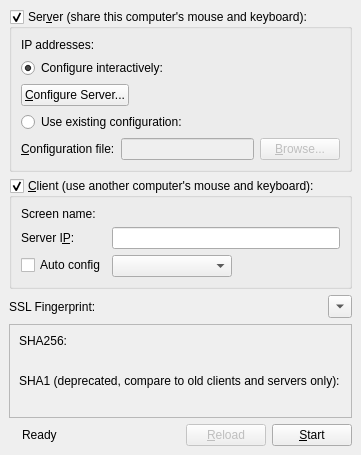
<?xml version="1.0" encoding="UTF-8"?>
<ui version="4.0">
 <class>MainWindow</class>
 <widget class="QMainWindow" name="MainWindow">
  <property name="sizePolicy">
   <sizepolicy hsizetype="Fixed" vsizetype="Fixed">
    <horstretch>0</horstretch>
    <verstretch>0</verstretch>
   </sizepolicy>
  </property>
  <property name="windowTitle">
   <string>InputLeap</string>
  </property>
  <widget class="QWidget" name="centralwidget">
   <layout class="QVBoxLayout" name="verticalLayout_2">
    <property name="sizeConstraint">
     <enum>QLayout::SetFixedSize</enum>
    </property>
    <item>
     <widget class="QGroupBox" name="m_pGroupServer">
      <property name="sizePolicy">
       <sizepolicy hsizetype="Preferred" vsizetype="Preferred">
        <horstretch>0</horstretch>
        <verstretch>0</verstretch>
       </sizepolicy>
      </property>
      <property name="title">
       <string>Ser&amp;ver (share this computer's mouse and keyboard):</string>
      </property>
      <property name="checkable">
       <bool>true</bool>
      </property>
      <property name="checked">
       <bool>true</bool>
      </property>
      <layout class="QVBoxLayout">
       <item>
        <layout class="QFormLayout" name="formLayout">
         <property name="fieldGrowthPolicy">
          <enum>QFormLayout::AllNonFixedFieldsGrow</enum>
         </property>
         <item row="0" column="0">
          <widget class="QLabel" name="label_2">
           <property name="text">
            <string>IP addresses:</string>
           </property>
          </widget>
         </item>
         <item row="0" column="1">
          <widget class="QLabel" name="m_pLabelIpAddresses">
           <property name="text">
            <string notr="true"/>
           </property>
          </widget>
         </item>
        </layout>
       </item>
       <item>
        <widget class="QRadioButton" name="m_pRadioInternalConfig">
         <property name="text">
          <string>Configure interactively:</string>
         </property>
         <property name="checked">
          <bool>true</bool>
         </property>
        </widget>
       </item>
       <item>
        <layout class="QHBoxLayout" name="horizontalLayout_4">
         <item>
          <widget class="QPushButton" name="m_pButtonConfigureServer">
           <property name="text">
            <string>&amp;Configure Server...</string>
           </property>
          </widget>
         </item>
         <item>
          <spacer>
           <property name="orientation">
            <enum>Qt::Horizontal</enum>
           </property>
           <property name="sizeHint" stdset="0">
            <size>
             <width>40</width>
             <height>20</height>
            </size>
           </property>
          </spacer>
         </item>
        </layout>
       </item>
       <item>
        <widget class="QRadioButton" name="m_pRadioExternalConfig">
         <property name="text">
          <string>Use existing configuration:</string>
         </property>
        </widget>
       </item>
       <item>
        <layout class="QHBoxLayout">
         <item>
          <widget class="QLabel" name="m_pLabelConfigurationFile">
           <property name="text">
            <string>&amp;Configuration file:</string>
           </property>
           <property name="buddy">
            <cstring>m_pLineEditConfigFile</cstring>
           </property>
          </widget>
         </item>
         <item>
          <widget class="QLineEdit" name="m_pLineEditConfigFile">
           <property name="enabled">
            <bool>false</bool>
           </property>
          </widget>
         </item>
         <item>
          <widget class="QPushButton" name="m_pButtonBrowseConfigFile">
           <property name="enabled">
            <bool>false</bool>
           </property>
           <property name="text">
            <string>&amp;Browse...</string>
           </property>
          </widget>
         </item>
        </layout>
       </item>
      </layout>
     </widget>
    </item>
    <item>
     <widget class="QGroupBox" name="m_pGroupClient">
      <property name="sizePolicy">
       <sizepolicy hsizetype="Preferred" vsizetype="Preferred">
        <horstretch>0</horstretch>
        <verstretch>0</verstretch>
       </sizepolicy>
      </property>
      <property name="title">
       <string>&amp;Client (use another computer's mouse and keyboard):</string>
      </property>
      <property name="checkable">
       <bool>true</bool>
      </property>
      <property name="checked">
       <bool>true</bool>
      </property>
      <layout class="QFormLayout" name="formLayout_3">
       <property name="fieldGrowthPolicy">
        <enum>QFormLayout::AllNonFixedFieldsGrow</enum>
       </property>
       <item row="0" column="0">
        <widget class="QLabel" name="label_5">
         <property name="text">
          <string>Screen name:</string>
         </property>
        </widget>
       </item>
       <item row="0" column="1">
        <widget class="QLabel" name="m_pLabelScreenName">
         <property name="text">
          <string notr="true"/>
         </property>
        </widget>
       </item>
       <item row="2" column="0">
        <widget class="QLabel" name="m_pLabelServerName">
         <property name="text">
          <string>Server I&amp;P:</string>
         </property>
         <property name="buddy">
          <cstring>m_pLineEditHostname</cstring>
         </property>
        </widget>
       </item>
       <item row="2" column="1">
        <widget class="QLineEdit" name="m_pLineEditHostname"/>
       </item>
       <item row="3" column="0">
        <widget class="QCheckBox" name="m_pCheckBoxAutoConfig">
         <property name="text">
          <string>Auto config</string>
         </property>
        </widget>
       </item>
       <item row="3" column="1">
        <widget class="QComboBox" name="m_pComboServerList">
         <property name="sizePolicy">
          <sizepolicy hsizetype="Maximum" vsizetype="Preferred">
           <horstretch>0</horstretch>
           <verstretch>0</verstretch>
          </sizepolicy>
         </property>
         <property name="minimumSize">
          <size>
           <width>120</width>
           <height>0</height>
          </size>
         </property>
        </widget>
       </item>
      </layout>
     </widget>
    </item>
    <item>
     <layout class="QHBoxLayout" name="horizontalLayout_3">
      <item>
       <widget class="QLabel" name="m_pLabelFingerprint">
        <property name="sizePolicy">
         <sizepolicy hsizetype="Maximum" vsizetype="Preferred">
          <horstretch>0</horstretch>
          <verstretch>0</verstretch>
         </sizepolicy>
        </property>
        <property name="text">
         <string>SSL Fingerprint:</string>
        </property>
       </widget>
      </item>
      <item>
       <widget class="QLabel" name="m_pLabelLocalFingerprint">
        <property name="text">
         <string/>
        </property>
        <property name="textFormat">
         <enum>Qt::PlainText</enum>
        </property>
       </widget>
      </item>
      <item>
       <widget class="QToolButton" name="toolbutton_show_fingerprint">
        <property name="text">
         <string>...</string>
        </property>
        <property name="arrowType">
         <enum>Qt::DownArrow</enum>
        </property>
       </widget>
      </item>
     </layout>
    </item>
    <item>
     <widget class="QFrame" name="frame_fingerprint_details">
      <property name="frameShape">
       <enum>QFrame::StyledPanel</enum>
      </property>
      <property name="frameShadow">
       <enum>QFrame::Raised</enum>
      </property>
      <layout class="QGridLayout" name="gridLayout">
       <property name="sizeConstraint">
        <enum>QLayout::SetMinimumSize</enum>
       </property>
       <item row="1" column="1">
        <widget class="QLabel" name="label_sha256_randomart">
         <property name="font">
          <font>
           <family>Courier</family>
          </font>
         </property>
         <property name="text">
          <string/>
         </property>
         <property name="textInteractionFlags">
          <set>Qt::LinksAccessibleByMouse|Qt::TextSelectableByMouse</set>
         </property>
        </widget>
       </item>
       <item row="2" column="0" colspan="2">
        <widget class="QLabel" name="label_sha1">
         <property name="text">
          <string>SHA1 (deprecated, compare to old clients and servers only):</string>
         </property>
        </widget>
       </item>
       <item row="3" column="0" colspan="2">
        <widget class="QLabel" name="label_sha1_fingerprint_full">
         <property name="text">
          <string/>
         </property>
         <property name="textInteractionFlags">
          <set>Qt::LinksAccessibleByMouse|Qt::TextSelectableByMouse</set>
         </property>
        </widget>
       </item>
       <item row="0" column="0" colspan="2">
        <widget class="QLabel" name="label_sha256">
         <property name="text">
          <string>SHA256:</string>
         </property>
        </widget>
       </item>
       <item row="1" column="0">
        <widget class="QLabel" name="label_sha256_fingerprint_full">
         <property name="text">
          <string/>
         </property>
         <property name="textInteractionFlags">
          <set>Qt::LinksAccessibleByMouse|Qt::TextSelectableByMouse</set>
         </property>
        </widget>
       </item>
      </layout>
     </widget>
    </item>
    <item>
     <layout class="QHBoxLayout" name="horizontalLayout">
      <property name="sizeConstraint">
       <enum>QLayout::SetDefaultConstraint</enum>
      </property>
      <item>
       <widget class="QLabel" name="m_pLabelPadlock">
        <property name="enabled">
         <bool>true</bool>
        </property>
        <property name="text">
         <string/>
        </property>
       </widget>
      </item>
      <item>
       <widget class="QLabel" name="m_pStatusLabel">
        <property name="text">
         <string>Ready</string>
        </property>
       </widget>
      </item>
      <item>
       <spacer name="spacer">
        <property name="orientation">
         <enum>Qt::Horizontal</enum>
        </property>
        <property name="sizeHint" stdset="0">
         <size>
          <width>40</width>
          <height>20</height>
         </size>
        </property>
       </spacer>
      </item>
      <item>
       <widget class="QPushButton" name="m_pButtonReload">
        <property name="enabled">
         <bool>false</bool>
        </property>
        <property name="text">
         <string>&amp;Reload</string>
        </property>
       </widget>
      </item>
      <item>
       <widget class="QPushButton" name="m_pButtonToggleStart">
        <property name="text">
         <string>&amp;Start</string>
        </property>
       </widget>
      </item>
     </layout>
    </item>
   </layout>
  </widget>
  <action name="m_pActionAbout">
   <property name="text">
    <string>&amp;About InputLeap...</string>
   </property>
   <property name="shortcut">
    <string notr="true"/>
   </property>
   <property name="menuRole">
    <enum>QAction::AboutRole</enum>
   </property>
  </action>
  <action name="m_pActionQuit">
   <property name="text">
    <string>&amp;Quit</string>
   </property>
   <property name="statusTip">
    <string>Quit</string>
   </property>
   <property name="shortcut">
    <string notr="true">Ctrl+Q</string>
   </property>
   <property name="menuRole">
    <enum>QAction::QuitRole</enum>
   </property>
  </action>
  <action name="m_pActionStartCmdApp">
   <property name="text">
    <string>&amp;Start</string>
   </property>
   <property name="statusTip">
    <string>Run</string>
   </property>
   <property name="shortcut">
    <string notr="true">Ctrl+S</string>
   </property>
  </action>
  <action name="m_pActionStopCmdApp">
   <property name="enabled">
    <bool>false</bool>
   </property>
   <property name="text">
    <string>S&amp;top</string>
   </property>
   <property name="statusTip">
    <string>Stop</string>
   </property>
   <property name="shortcut">
    <string notr="true">Ctrl+T</string>
   </property>
  </action>
  <action name="m_pActionMinimize">
   <property name="text">
    <string>&amp;Hide</string>
   </property>
   <property name="toolTip">
    <string>Hide</string>
   </property>
   <property name="shortcut">
    <string notr="true">F5</string>
   </property>
  </action>
  <action name="m_pActionRestore">
   <property name="text">
    <string>&amp;Show</string>
   </property>
   <property name="toolTip">
    <string>Show</string>
   </property>
   <property name="shortcut">
    <string notr="true"/>
   </property>
  </action>
  <action name="m_pActionSave">
   <property name="text">
    <string>S&amp;ave configuration</string>
   </property>
   <property name="statusTip">
    <string>Save the interactively generated server configuration to a file.</string>
   </property>
   <property name="shortcut">
    <string notr="true">Ctrl+Alt+S</string>
   </property>
  </action>
  <action name="m_pActionSettings">
   <property name="text">
    <string>Change &amp;Settings</string>
   </property>
   <property name="statusTip">
    <string>Edit settings</string>
   </property>
   <property name="shortcut">
    <string notr="true">F4</string>
   </property>
   <property name="menuRole">
    <enum>QAction::PreferencesRole</enum>
   </property>
  </action>
  <action name="m_pActionShowLog">
   <property name="text">
    <string>Show &amp;Log</string>
   </property>
   <property name="toolTip">
    <string>Show Log</string>
   </property>
   <property name="shortcut">
    <string notr="true">F2</string>
   </property>
  </action>
    <action name="m_pActionSendFile">
     <property name="text">
        <string>Send &amp;File...</string>
     </property>
     <property name="toolTip">
        <string>Select a file to upload via configured endpoint</string>
     </property>
     <property name="shortcut">
        <string notr="true"/>
     </property>
    </action>
  <action name="m_pActionReload">
   <property name="text">
    <string>&amp;Reload</string>
   </property>
   <property name="toolTip">
    <string>Reload app</string>
   </property>
   <property name="shortcut">
    <string notr="true"/>
   </property>
  </action>
 </widget>
 <resources>
  <include location="../res/InputLeap.qrc"/>
 </resources>
 <connections>
  <connection>
   <sender>m_pRadioExternalConfig</sender>
   <signal>toggled(bool)</signal>
   <receiver>m_pLineEditConfigFile</receiver>
   <slot>setEnabled(bool)</slot>
   <hints>
    <hint type="sourcelabel">
     <x>156</x>
     <y>179</y>
    </hint>
    <hint type="destinationlabel">
     <x>169</x>
     <y>209</y>
    </hint>
   </hints>
  </connection>
  <connection>
   <sender>m_pRadioExternalConfig</sender>
   <signal>toggled(bool)</signal>
   <receiver>m_pButtonBrowseConfigFile</receiver>
   <slot>setEnabled(bool)</slot>
   <hints>
    <hint type="sourcelabel">
     <x>353</x>
     <y>182</y>
    </hint>
    <hint type="destinationlabel">
     <x>356</x>
     <y>211</y>
    </hint>
   </hints>
  </connection>
  <connection>
   <sender>m_pRadioInternalConfig</sender>
   <signal>toggled(bool)</signal>
   <receiver>m_pButtonConfigureServer</receiver>
   <slot>setEnabled(bool)</slot>
   <hints>
    <hint type="sourcelabel">
     <x>204</x>
     <y>244</y>
    </hint>
    <hint type="destinationlabel">
     <x>212</x>
     <y>274</y>
    </hint>
   </hints>
  </connection>
  <connection>
   <sender>m_pButtonToggleStart</sender>
   <signal>clicked()</signal>
   <receiver>m_pActionStartCmdApp</receiver>
   <slot>trigger()</slot>
   <hints>
    <hint type="sourcelabel">
     <x>361</x>
     <y>404</y>
    </hint>
    <hint type="destinationlabel">
     <x>-1</x>
     <y>-1</y>
    </hint>
   </hints>
  </connection>
 </connections>
</ui>
